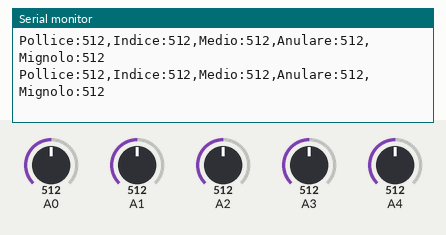
Recording of a sketch running on a simulated Arduino Uno, built with avr-gcc and run on an emulated ATmega328P. Parts: the last lines printed to the serial monitor. The inputs (shaded band) are chosen by the test bench; at power-on: A0 = 512, A1 = 512, A2 = 512, A3 = 512, A4 = 512.

Above: at 1.2 s.
1.3 s: A0 set to 716
At 1.33 s:
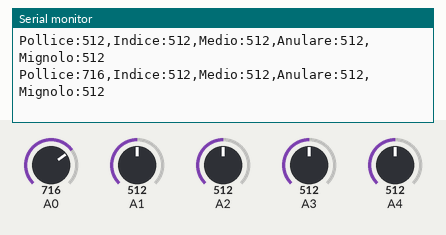
2.8 s: A1 set to 716
At 2.85 s:
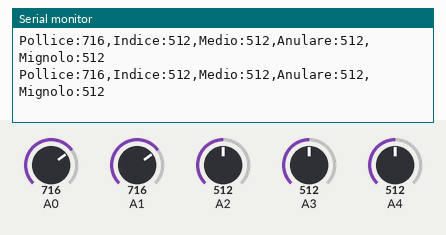
4.3 s: A2 set to 716
At 4.38 s:
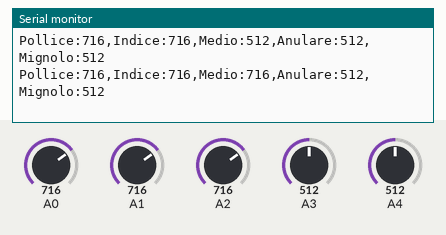
5.8 s: A3 set to 716
At 5.81 s:
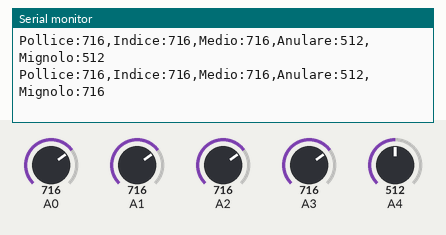
7.3 s: A4 set to 716
At 7.33 s:
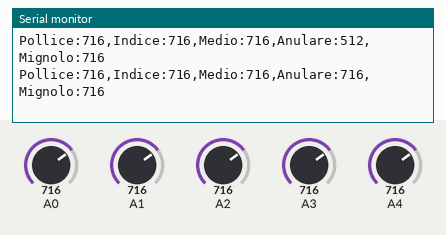
8.8 s: A0 set to 992
At 8.86 s:
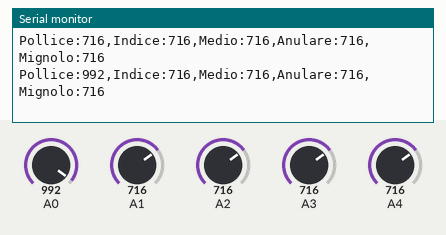
Timing chart, 0 to 11.3 s (numbered marks = the images above; inputs shaded):
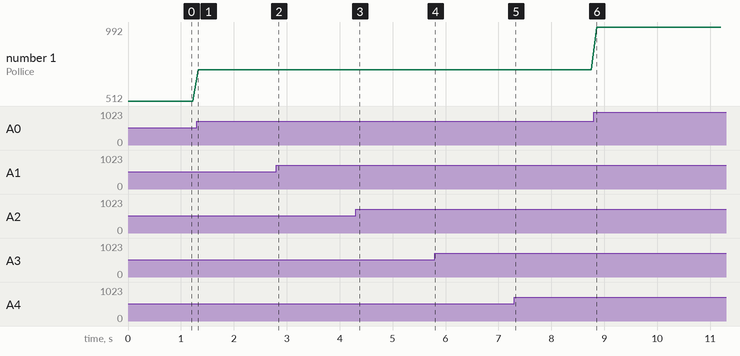

The sketch:

LetturaSensoriGuanto.ino
```cpp
#include <Arduino.h>

int posPollice;
int posIndice;
int posMedio;
int posAnulare;
int posMignolo;


void setup() {
  Serial.begin(115200);
  pinMode(A0, INPUT);
  pinMode(A1, INPUT);
  pinMode(A2, INPUT);
  pinMode(A3, INPUT);
  pinMode(A4, INPUT);

}

void loop() {

  posPollice = analogRead(A0);
  posIndice = analogRead(A1);
  posMedio = analogRead(A2);
  posAnulare = analogRead(A4);
  posMignolo = analogRead(A3);
  Serial.print("Pollice:");
  Serial.print(posPollice);
  Serial.print(",");
  Serial.print("Indice:");
  Serial.print(posIndice);
  Serial.print(",");
  Serial.print("Medio:");
  Serial.print(posMedio);
  Serial.print(",");
  Serial.print("Anulare:");
  Serial.print(posAnulare);
  Serial.print(",");
  Serial.print("Mignolo:");
  Serial.println(posMignolo);
  delay(100);

}
```

Measured:
- after the input at 1.3 s, the serial monitor: prints a new line at once (image 1)
- after the input at 4.3 s, the serial monitor: prints a new line after 0.08 s (image 3)
- after the input at 5.8 s, the serial monitor: prints a new line at once (image 4)
- after the input at 7.3 s, the serial monitor: prints a new line at once (image 5)
- after the input at 8.8 s, the serial monitor: prints a new line after 0.06 s (image 6)
- plotted number 1: 512 → 716 after the input at 1.3 s, 716 → 992 after the input at 8.8 s
